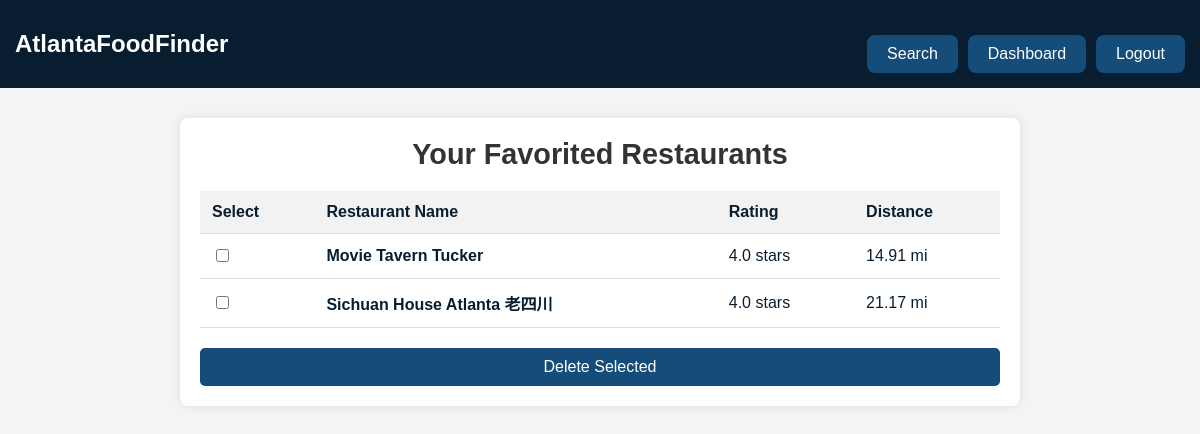
Page /finder/dashboard/ (signed in) on the committed database.
### finder/models.py (models this page shows, shortened)
class Favorite(models.Model):
    user = models.ForeignKey(User, on_delete=models.CASCADE)  # Ensures that each favorite is tied to a user
    restaurant_name = models.CharField(max_length=255)
    address = models.CharField(max_length=255)  # Ensure the address is stored
    rating = models.DecimalField(max_digits=3, decimal_places=1)
    distance = models.DecimalField(max_digits=5, decimal_places=2)

### finder/views.py (the view)
# urls.py: path('finder/dashboard/', views.dashboard, name='dashboard'),
@login_required(login_url='my-login')
def dashboard(request):
    favorites = Favorite.objects.filter(user=request.user)
    return render(request, 'finder/dashboard.html', {'favorites': favorites})

### finder/templates/finder/dashboard.html (shortened to what this page needs)
{% extends 'finder/base.html' %}
{% load static %}
{% block content %}
<head>
  <link rel="stylesheet" href="/static/css/dashboard.css">
</head>
<div class="dashboard-container">
  <h1>Your Favorited Restaurants</h1>
  <div class="restaurant-list">
    <table>
      <thead>
        <tr>
          <th>Select</th>
          <th>Restaurant Name</th>
          <th>Rating</th>
          <th>Distance</th>
        </tr>
      </thead>
      <tbody id="restaurant-tbody">
        {% for favorite in favorites %}
        <tr>
          <td>
            <input type="checkbox" class="select-restaurant" value="{{ favorite.id }}">
          </td>
          <td><strong>{{ favorite.restaurant_name }}</strong></td>
          <td>{{ favorite.rating }} stars</td>
          <td>{{ favorite.distance }} mi</td>
        </tr>
        {% empty %}
        <tr>
          <td colspan="4">No favorited restaurants found.</td>
        </tr>
        {% endfor %}
      </tbody>
    </table>
  </div>
  <button id="delete-selected" class="action-btn">Delete Selected</button>
</div>
{% endblock %}

### finder/static/css/results.css (style rules this page uses)
body { font-family: "Verdana", sans-serif; margin: 0; padding: 0; background-color: #e0f1ff; color: #081e30; }
h1, h3 { color: #154c79; }
h1 { margin: 0; font-size: 1.8rem; }
button { padding: 10px 15px; margin-top: 20px; border: none; border-radius: 8px; background-color: #154c79; color: white; cursor: pointer; }

### finder/static/css/dashboard.css (style rules this page uses)
body { font-family: Arial, sans-serif; background-color: #f4f4f4; }
.dashboard-container { max-width: 800px; margin: 30px auto; padding: 20px; background: white; box-shadow: 0 0 10px rgba(0, 0, 0, 0.1); border-radius: 8px; }
h1 { text-align: center; color: #333; }
.restaurant-list { margin-top: 20px; }
table { width: 100%; border-collapse: collapse; }
th, td { padding: 12px; text-align: left; border-bottom: 1px solid #ddd; }
th { background-color: #f2f2f2; }
.action-btn { display: block; width: 100%; padding: 10px; background-color: #154c79; color: white; border: none; border-radius: 5px; cursor: pointer; font-size: 16px; margin-top: 20px; }

### rows in the picture
Favorite: restaurant_name "Movie Tavern Tucker", rating "4.0", distance "14.91"
Favorite: restaurant_name "Sichuan House Atlanta 老四川", rating "4.0", distance "21.17"
